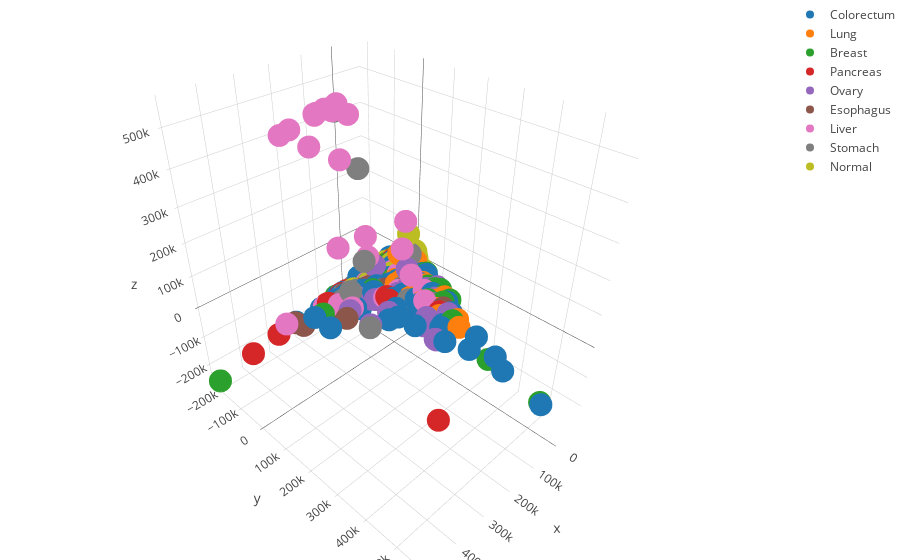
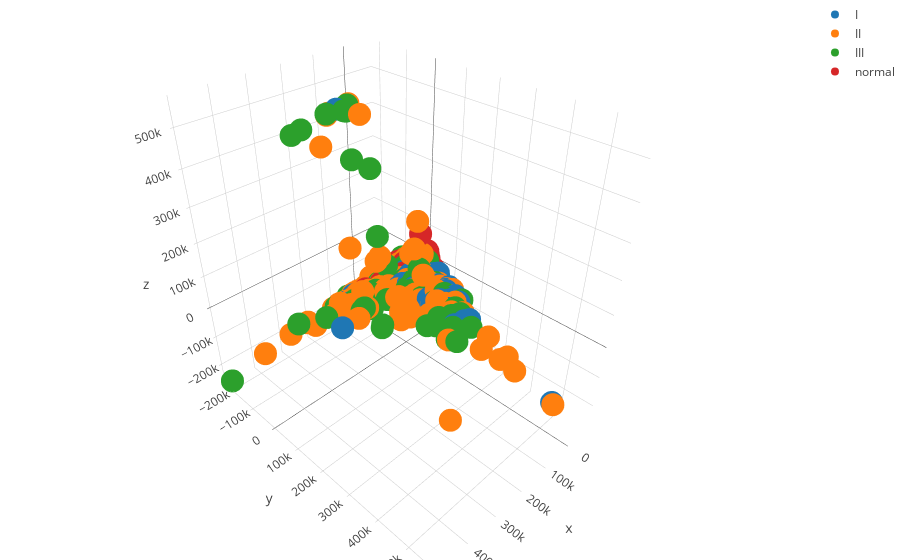

The code cell stored with these charts, in order, in its notebook:
### Code cell
gen_scatter(types, forest_pca_2d, y_types, file='forest_2d_pca_types.png')
gen_3d_plotly(types, forest_pca_3d, y_types, file='forest_3d_pca_types.html')
gen_scatter(stages, forest_pca_2d, y_stages, file='forest_2d_pca_stages.png')
gen_3d_plotly(stages, forest_pca_3d, y_stages, file='forest_3d_pca_stages.html')
